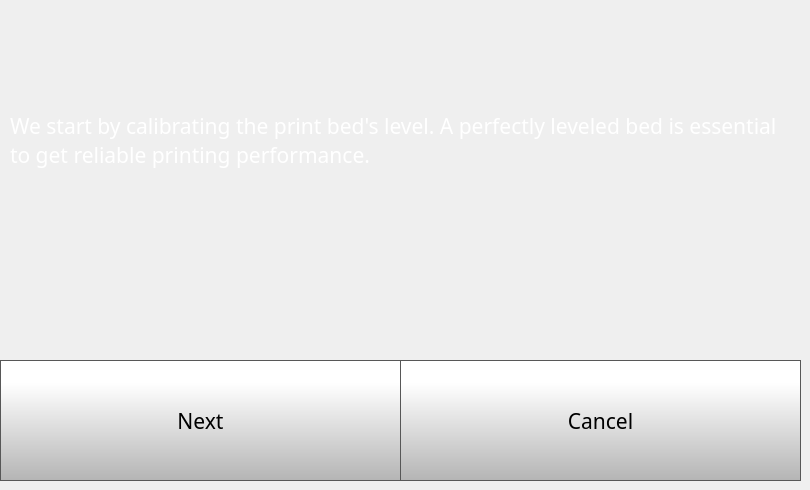
    <widget class="QWidget" name="quickStep1Page">
     <widget class="QPushButton" name="quickStep1CancelButton">
      <property name="geometry">
       <rect>
        <x>400</x>
        <y>360</y>
        <width>401</width>
        <height>121</height>
       </rect>
      </property>
      <property name="font">
       <font>
        <family>Gotham</family>
        <pointsize>16</pointsize>
       </font>
      </property>
      <property name="styleSheet">
       <string notr="true">QPushButton {
     border: 1px solid rgb(87, 87, 87);
	background-color: qlineargradient(spread:pad, x1:0, y1:1, x2:0, y2:0.188, stop:0 rgba(180, 180, 180, 255), stop:1 rgba(255, 255, 255, 255));


}

QPushButton:pressed {
    background-color: qlineargradient(x1: 0, y1: 0, x2: 0, y2: 1,
                                      stop: 0 #dadbde, stop: 1 #f6f7fa);
}

QPushButton:flat {
    border: none; /* no border for a flat push button */
}

QPushButton:default {
    border-color: navy; /* make the default button prominent */
}

QPushButton:focus {
	outline: none;
}</string>
      </property>
      <property name="text">
       <string>Cancel</string>
      </property>
      <property name="iconSize">
       <size>
        <width>40</width>
        <height>40</height>
       </size>
      </property>
     </widget>
     <widget class="QPushButton" name="quickStep1NextButton">
      <property name="geometry">
       <rect>
        <x>0</x>
        <y>360</y>
        <width>401</width>
        <height>121</height>
       </rect>
      </property>
      <property name="font">
       <font>
        <family>Gotham</family>
        <pointsize>16</pointsize>
       </font>
      </property>
      <property name="styleSheet">
       <string notr="true">QPushButton {
     border: 1px solid rgb(87, 87, 87);
	background-color: qlineargradient(spread:pad, x1:0, y1:1, x2:0, y2:0.188, stop:0 rgba(180, 180, 180, 255), stop:1 rgba(255, 255, 255, 255));


}

QPushButton:pressed {
    background-color: qlineargradient(x1: 0, y1: 0, x2: 0, y2: 1,
                                      stop: 0 #dadbde, stop: 1 #f6f7fa);
}

QPushButton:flat {
    border: none; /* no border for a flat push button */
}

QPushButton:default {
    border-color: navy; /* make the default button prominent */
}

QPushButton:focus {
	outline: none;
}</string>
      </property>
      <property name="text">
       <string>Next</string>
      </property>
      <property name="iconSize">
       <size>
        <width>40</width>
        <height>40</height>
       </size>
      </property>
     </widget>
     <widget class="QLabel" name="calibrateLabel_6">
      <property name="geometry">
       <rect>
        <x>10</x>
        <y>10</y>
        <width>781</width>
        <height>261</height>
       </rect>
      </property>
      <property name="font">
       <font>
        <family>Gotham</family>
        <pointsize>16</pointsize>
        <weight>50</weight>
        <bold>false</bold>
       </font>
      </property>
      <property name="styleSheet">
       <string notr="true">color: rgb(255, 255, 255);</string>
      </property>
      <property name="text">
       <string>We start by calibrating the print bed's level. A perfectly leveled bed is essential to get reliable printing performance.</string>
      </property>
      <property name="wordWrap">
       <bool>true</bool>
      </property>
     </widget>
    </widget>
